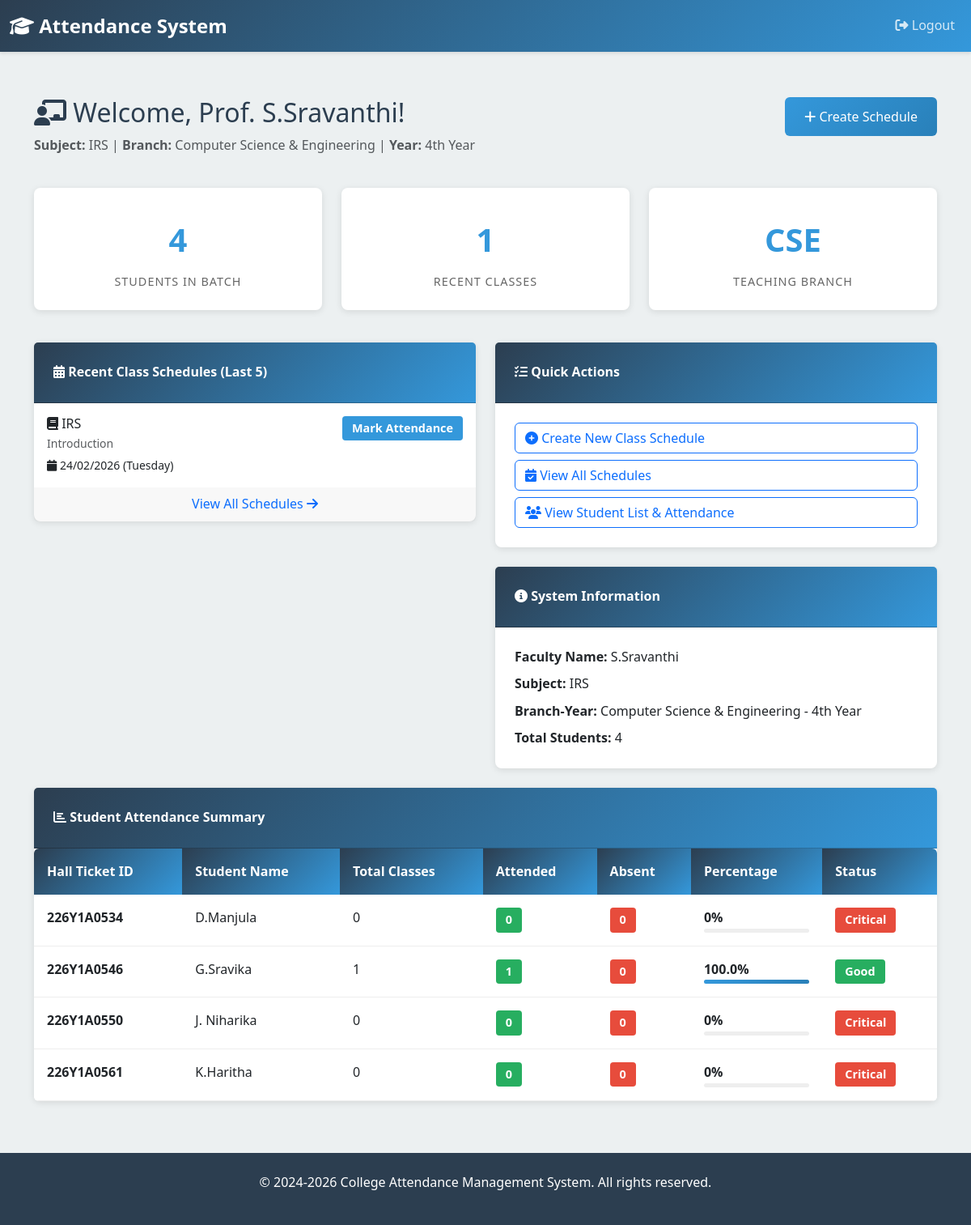
/faculty/dashboard/ (signed in), run on the app's committed database.
### attendance/models.py (models this page shows, shortened)
class Faculty(models.Model):
    user = models.OneToOneField(User, on_delete=models.CASCADE, related_name='faculty_profile')
    name = models.CharField(max_length=100)
    subject = models.CharField(max_length=100)
    branch = models.CharField(max_length=10, choices=BRANCH_CHOICES)
    year = models.IntegerField(choices=YEAR_CHOICES)
    created_at = models.DateTimeField(auto_now_add=True)
    updated_at = models.DateTimeField(auto_now=True)
    class Meta:
        ordering = ['name']
        verbose_name = 'Faculty'
        verbose_name_plural = 'Faculty'

class Schedule(models.Model):
    faculty = models.ForeignKey(Faculty, on_delete=models.CASCADE, related_name='schedules')
    date = models.DateField(db_index=True)
    subject = models.CharField(max_length=100)
    topic = models.CharField(max_length=200)
    created_at = models.DateTimeField(auto_now_add=True)
    class Meta:
        ordering = ['-date']
        unique_together = ('faculty', 'date')  # No duplicate classes for same faculty on same day
        verbose_name = 'Schedule'
        verbose_name_plural = 'Schedules'

class Student(models.Model):
    user = models.OneToOneField(User, on_delete=models.CASCADE, related_name='student_profile')
    hall_ticket_id = models.CharField(max_length=20, unique=True, db_index=True)
    name = models.CharField(max_length=100)
    branch = models.CharField(max_length=10, choices=BRANCH_CHOICES)
    year = models.IntegerField(choices=YEAR_CHOICES)
    created_at = models.DateTimeField(auto_now_add=True)
    updated_at = models.DateTimeField(auto_now=True)
    class Meta:
        ordering = ['hall_ticket_id']
        verbose_name = 'Student'
        verbose_name_plural = 'Students'

### attendance/views.py (the view)
# urls.py: path('faculty/dashboard/', views.faculty_dashboard, name='faculty_dashboard'),
@faculty_required
def faculty_dashboard(request):
    faculty = request.user.faculty_profile
    recent_schedules = Schedule.objects.filter(faculty=faculty).order_by('-date')[:5]
    students_in_batch = Student.objects.filter(
        branch=faculty.branch,
        year=faculty.year
    )
    student_summaries = []
    for student in students_in_batch:
        attendance_records = Attendance.objects.filter(
            student=student,
            schedule__faculty=faculty
        )
        total = attendance_records.count()
        attended = attendance_records.filter(status='P').count()
        absent = total - attended
        if total > 0:
            percentage = round((attended / total) * 100, 2)
        else:
            percentage = 0
        student_summaries.append({
            'student': student,
            'total_classes': total,
            'attended_classes': attended,
            'absent_classes': absent,
            'percentage': percentage,
        })
    context = {
        'faculty': faculty,
        'recent_schedules': recent_schedules,
        'student_summaries': student_summaries,
        'total_students_in_batch': students_in_batch.count(),
    }
    return render(request, 'faculty_dashboard.html', context)

### attendance/views.py (called while the page is built)
def faculty_required(view_func):
    @wraps(view_func)
    def wrapper(request, *args, **kwargs):
        if not request.user.is_authenticated:
            messages.error(request, 'Please login first.')
            return redirect('home')
        if not hasattr(request.user, 'faculty_profile'):
            messages.error(request, 'This page is for faculty only.')
            return redirect('home')
        return view_func(request, *args, **kwargs)
    return wrapper

### templates/faculty_dashboard.html (shortened to what this page needs)
{% extends 'base.html' %}
{% block content %}
<div class="container mt-4">
    <div class="row mb-4">
        <div class="col-md-8">
            <h2 style="color: #2c3e50;">
                <i class="fas fa-chalkboard-user"></i> Welcome, Prof. {{ faculty.name }}!
            </h2>
            <p class="text-muted">
                <strong>Subject:</strong> {{ faculty.subject }} |
                <strong>Branch:</strong> {{ faculty.get_branch_display }} |
                <strong>Year:</strong> {{ faculty.get_year_display }}
            </p>
        </div>
        <div class="col-md-4 text-end">
            <a href="{% url 'create_schedule' %}" class="btn btn-primary">
                <i class="fas fa-plus"></i> Create Schedule
            </a>
        </div>
    </div>
    <div class="row g-4 mb-4">
        <div class="col-md-4">
            <div class="stat-box">
                <div class="stat-value">{{ total_students_in_batch }}</div>
                <div class="stat-label">Students in Batch</div>
            </div>
        </div>
        <div class="col-md-4">
            <div class="stat-box">
                <div class="stat-value">{{ recent_schedules|length }}</div>
                <div class="stat-label">Recent Classes</div>
            </div>
        </div>
        <div class="col-md-4">
            <div class="stat-box">
                <div class="stat-value">{{ faculty.branch }}</div>
                <div class="stat-label">Teaching Branch</div>
            </div>
        </div>
    </div>
    <div class="row g-4">
        <div class="col-md-6">
            <div class="card">
                <div class="card-header">
                    <i class="fas fa-calendar-alt"></i> Recent Class Schedules (Last 5)
                </div>
                {% if recent_schedules %}
                <div class="list-group list-group-flush">
                    {% for schedule in recent_schedules %}
                    <a href="{% url 'mark_attendance' schedule.id %}" class="list-group-item list-group-item-action p-3">
                        <div class="d-flex justify-content-between align-items-start">
                            <div>
                                <h6 class="mb-1">
                                    <i class="fas fa-book"></i> {{ schedule.subject }}
                                </h6>
                                <p class="mb-1 text-muted small">{{ schedule.topic }}</p>
                                <p class="mb-0 small">
                                    <i class="fas fa-calendar"></i>
                                    {{ schedule.date|date:"d/m/Y (l)" }}
                                </p>
                            </div>
                            <span class="badge badge-primary">
                                Mark Attendance
                            </span>
                        </div>
                    </a>
                    {% endfor %}
                </div>
                <div class="card-footer text-center">
                    <a href="{% url 'view_all_schedules' %}" class="text-decoration-none">
                        View All Schedules <i class="fas fa-arrow-right"></i>
                    </a>
                </div>
                {% endif %}
            </div>
        </div>
        <div class="col-md-6">
            <div class="card">
                <div class="card-header">
                    <i class="fas fa-tasks"></i> Quick Actions
                </div>
                <div class="card-body">
                    <div class="d-grid gap-2">
                        <a href="{% url 'create_schedule' %}" class="btn btn-outline-primary text-start">
                            <i class="fas fa-plus-circle"></i> Create New Class Schedule
                        </a>
                        <a href="{% url 'view_all_schedules' %}" class="btn btn-outline-primary text-start">
                            <i class="fas fa-calendar-check"></i> View All Schedules
                        </a>
                        <a href="{% url 'view_student_list' %}" class="btn btn-outline-primary text-start">
                            <i class="fas fa-users"></i> View Student List & Attendance
                        </a>
                    </div>
                </div>
            </div>
            <div class="card mt-4">
                <div class="card-header">
                    <i class="fas fa-info-circle"></i> System Information
                </div>
                <div class="card-body">
                    <p class="mb-2">
                        <strong>Faculty Name:</strong> {{ faculty.name }}
                    </p>
                    <p class="mb-2">
                        <strong>Subject:</strong> {{ faculty.subject }}
                    </p>
                    <p class="mb-2">
                        <strong>Branch-Year:</strong> {{ faculty.get_branch_display }} - {{ faculty.get_year_display }}
                    </p>
                    <p class="mb-0">
                        <strong>Total Students:</strong> {{ total_students_in_batch }}
                    </p>
                </div>
            </div>
        </div>
    </div>
    <div class="row mt-4">
        <div class="col-12">
            <div class="card">
                <div class="card-header">
                    <i class="fas fa-chart-bar"></i> Student Attendance Summary
                </div>
                {% if student_summaries %}
                <div class="table-responsive">
                    <table class="table table-hover mb-0">
                        <thead>
                            <tr>
                                <th>Hall Ticket ID</th>
                                <th>Student Name</th>
                                <th>Total Classes</th>
                                <th>Attended</th>
                                <th>Absent</th>
                                <th>Percentage</th>
                                <th>Status</th>
                            </tr>
                        </thead>
                        <tbody>
                            {% for summary in student_summaries %}
                            <tr>
                                <td><strong>{{ summary.student.hall_ticket_id }}</strong></td>
                                <td>{{ summary.student.name }}</td>
                                <td>{{ summary.total_classes }}</td>
                                <td><span class="badge badge-success">{{ summary.attended_classes }}</span></td>
                                <td>
                                    <span class="badge badge-danger">
                                        {{ summary.absent_classes }}
                                    </span>
                                </td>
                                <td>
                                    <strong>{{ summary.percentage }}%</strong>
                                    <div class="progress" style="height: 5px;">
                                        <div class="progress-bar" role="progressbar"
                                             data-width="{{ summary.percentage }}"
                                             aria-valuenow="{{ summary.percentage }}"
                                             aria-valuemin="0"
                                             aria-valuemax="100">
                                        </div>
                                    </div>
                                </td>
                                <td>
                                    {% if summary.percentage >= 75 %}
                                    <span class="badge badge-success">Good</span>
                                    {% elif summary.percentage >= 50 %}
                                    <span class="badge badge-warning">At Risk</span>
                                    {% else %}
                                    <span class="badge badge-danger">Critical</span>
                                    {% endif %}
                                </td>
                            </tr>
                            {% endfor %}
                        </tbody>
                    </table>
                </div>
                {% endif %}
            </div>
        </div>
    </div>
</div>
{% endblock %}

### templates/base.html (style rules this page uses)
:root { --primary-color: #2c3e50; --secondary-color: #3498db; --success-color: #27ae60; --danger-color: #e74c3c; --warning-color: #f39c12; }
* { margin: 0; padding: 0; box-sizing: border-box; }
body { font-family: 'Segoe UI', Tahoma, Geneva, Verdana, sans-serif; background-color: #ecf0f1; color: #333; line-height: 1.6; }
.card { border: none; box-shadow: 0 2px 8px rgba(0,0,0,0.1); border-radius: 8px; transition: transform 0.3s ease, box-shadow 0.3s ease; }
.card-header { background: linear-gradient(135deg, var(--primary-color), var(--secondary-color)); color: white; border-radius: 8px 8px 0 0; padding: 1.5rem; font-weight: 600; }
.card-body { padding: 1.5rem; }
.btn-primary { background: linear-gradient(135deg, var(--secondary-color), #2980b9); border: none; padding: 0.75rem 1.5rem; font-weight: 500; transition: all 0.3s ease; }
.badge { padding: 0.5rem 0.75rem; border-radius: 4px; font-size: 0.9rem; }
.badge-primary { background-color: var(--secondary-color); }
.badge-success { background-color: var(--success-color); }
.badge-danger { background-color: var(--danger-color); }
.table { background: white; border-radius: 6px; overflow: hidden; }
.table thead th { background: linear-gradient(135deg, var(--primary-color), var(--secondary-color)); color: white; border: none; padding: 1rem; font-weight: 600; }
.table tbody td { padding: 1rem; border-bottom: 1px solid #eee; }
.stat-box { background: white; border-radius: 8px; padding: 1.5rem; text-align: center; box-shadow: 0 2px 8px rgba(0,0,0,0.1); margin-bottom: 1rem; }
.stat-value { font-size: 2.5rem; font-weight: bold; color: var(--secondary-color); margin: 0.5rem 0; }
.stat-label { color: #666; font-size: 0.9rem; text-transform: uppercase; letter-spacing: 1px; }
.progress { height: 1.5rem; border-radius: 6px; background-color: #eee; }
.progress-bar { background: linear-gradient(90deg, var(--secondary-color), #2980b9); }

### templates/faculty_dashboard.html (style rules this page uses)
.badge-primary { background-color: #3498db; color: white; }
.badge-success { background-color: #27ae60; color: white; }
.badge-danger { background-color: #e74c3c; color: white; }
.list-group-item-action { transition: all 0.3s ease; }

### data on the page
Faculty: name "S.Sravanthi", subject "IRS", branch "Computer Science & Engineering", year "4th Year", branch "CSE"
Schedule: subject "IRS", topic "Introduction", date "24/02/2026 (Tuesday)"
Student: student.hall_ticket_id "226Y1A0534", student.name "D.Manjula", total_classes "0", attended_classes "0", absent_classes "0", percentage "0", shows "Critical"
Student: student.hall_ticket_id "226Y1A0546", student.name "G.Sravika", total_classes "1", attended_classes "1", absent_classes "0", percentage "100.0", shows "Good"
Student: student.hall_ticket_id "226Y1A0550", student.name "J. Niharika", total_classes "0", attended_classes "0", absent_classes "0", percentage "0", shows "Critical"
Student: student.hall_ticket_id "226Y1A0561", student.name "K.Haritha", total_classes "0", attended_classes "0", absent_classes "0", percentage "0", shows "Critical"

### other printed values
{{ total_students_in_batch }} "4"
{{ recent_schedules|length }} "1"
